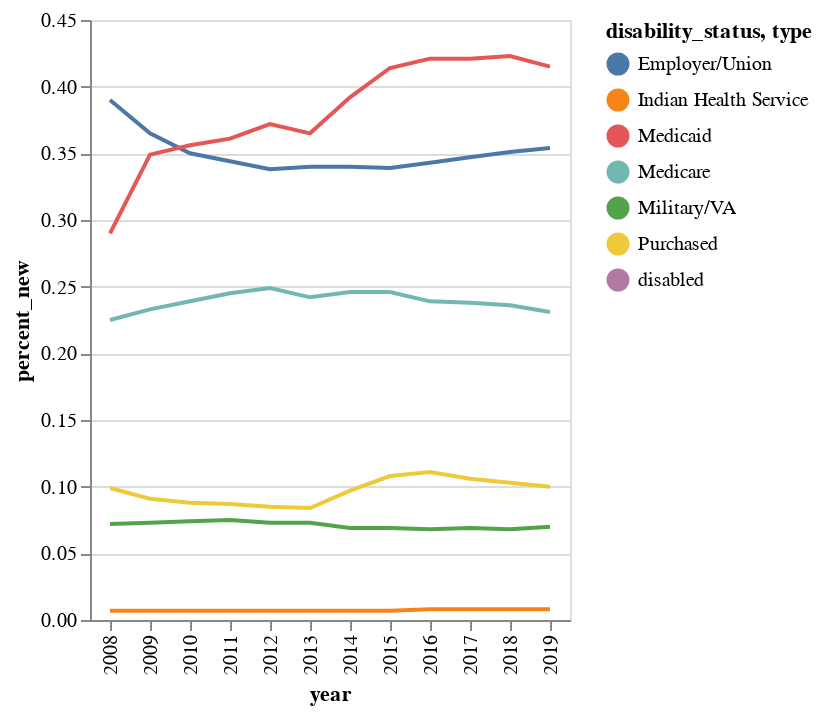

The code cell stored with this chart in its notebook:
### Code cell
#visualization 2

insured_lines = alt.Chart(disabled).mark_line().encode(
    x = alt.X('year:O'),
    y = alt.Y('percent_new:Q'), 
    color = alt.Color('type:N')
)

insured_points = alt.Chart(disabled).add_selection(
    nearest_val
).mark_point(
    filled = True, 
    size = 50
).encode(
    x = alt.X('year:O'), 
    y = alt.Y('percent_new:Q'), 
    opacity = opacity_condition, 
    color = alt.Color('disability_status:N')
)

insured_labels = alt.Chart(disabled).mark_text(
    fontSize = 12, 
    dx = 7, 
    dy = 10, 
).encode(
    x = alt.X('year:O'), 
    y = alt.Y('percent_new:Q'), 
    text = alt.Text('percent_new:Q', format = '.1%')
).transform_filter(nearest_val)

c2 = alt.layer(insured_points, insured_lines, insured_labels)
c2

### Figure 1 — Vega-Lite specification as saved in the notebook (floating-point values rounded to 4 significant figures)
{"config": {"view": {"continuousWidth": 400, "continuousHeight": 300}}, "layer": [{"mark": {"type": "point", "filled": true, "size": 50}, "encoding": {"color": {"field": "disability_status", "type": "nominal"}, "opacity": {"condition": {"value": 1.0, "selection": "selector002"}, "value": 0.0}, "x": {"field": "year", "type": "ordinal"}, "y": {"field": "percent_new", "type": "quantitative"}}, "selection": {"selector002": {"type": "single", "on": "mouseover", "nearest": true, "fields": ["year"], "empty": "none"}}}, {"mark": "line", "encoding": {"color": {"field": "type", "type": "nominal"}, "x": {"field": "year", "type": "ordinal"}, "y": {"field": "percent_new", "type": "quantitative"}}}, {"mark": {"type": "text", "dx": 7, "dy": 10, "fontSize": 12}, "encoding": {"text": {"field": "percent_new", "format": ".1%", "type": "quantitative"}, "x": {"field": "year", "type": "ordinal"}, "y": {"field": "percent_new", "type": "quantitative"}}, "transform": [{"filter": {"selection": "selector002"}}]}], "data": {"name": "data-a79097cb9ca9353e7df0343a2a2c5746"}, "$schema": "https://vega.github.io/schema/vega-lite/v4.17.0.json", "datasets": {"data-a79097cb9ca9353e7df0343a2a2c5746": [{"type": "Employer/Union", "Percent": "35", "MOE": "0.31", "Number": "6413300", "MOE.1": "69730", "Base Pop.": "18348600", "Sample Size": "182621", "disability_status": "disabled", "year": 2010, "percent_new": 0.35}, {"type": "Purchased", "Percent": "8.8", "MOE": "0.18", "Number": "1615900", "MOE.1": "35280", "Base Pop.": "18348600", "Sample Size": "182621", "disability_status": "disabled", "year": 2010, "percent_new": 0.088}, {"type": "Medicare", "Percent": "23.9", "MOE": "0.28", "Number": "4393100", "MOE.1": "57900", "Base Pop.": "18348600", "Sample Size": "182621", "disability_status": "disabled", "year": 2010, "percent_new": 0.239}, {"type": "Medicaid", "Percent": "35.6", "MOE": "0.31", "Number": "6529000", "MOE.1": "70340", "Base Pop.": "18348600", "Sample Size": "182621", "disability_status": "disabled", "year": 2010, "percent_new": 0.356}, {"type": "Military/VA", "Percent": "7.4", "MOE": "0.17", "Number": "1350300", "MOE.1": "32260", "Base Pop.": "18348600", "Sample Size": "182621", "disability_status": "disabled", "year": 2010, "percent_new": 0.074}, {"type": "Indian Health Service", "Percent": "0.7", "MOE": "3.29", "Number": "124400", "MOE.1": "9810", "Base Pop.": "18348600", "Sample Size": "182621", "disability_status": "disabled", "year": 2010, "percent_new": 0.007}, {"type": "Employer/Union", "Percent": "34.4", "MOE": "0.30", "Number": "6492400", "MOE.1": "70160", "Base Pop.": "18858600", "Sample Size": "198735", "disability_status": "disabled", "year": 2011, "percent_new": 0.344}, {"type": "Purchased", "Percent": "8.7", "MOE": "0.18", "Number": "1633100", "MOE.1": "35460", "Base Pop.": "18858600", "Sample Size": "198735", "disability_status": "disabled", "year": 2011, "percent_new": 0.087}, {"type": "Medicare", "Percent": "24.5", "MOE": "0.28", "Number": "4621800", "MOE.1": "59370", "Base Pop.": "18858600", "Sample Size": "198735", "disability_status": "disabled", "year": 2011, "percent_new": 0.245}, {"type": "Medicaid", "Percent": "36.1", "MOE": "0.31", "Number": "6813300", "MOE.1": "71830", "Base Pop.": "18858600", "Sample Size": "198735", "disability_status": "disabled", "year": 2011, "percent_new": 0.361}, {"type": "Military/VA", "Percent": "7.5", "MOE": "0.17", "Number": "1408200", "MOE.1": "32940", "Base Pop.": "18858600", "Sample Size": "198735", "disability_status": "disabled", "year": 2011, "percent_new": 0.075}, {"type": "Indian Health Service", "Percent": "0.7", "MOE": "3.29", "Number": "124000", "MOE.1": "9800", "Base Pop.": "18858600", "Sample Size": "198735", "disability_status": "disabled", "year": 2011, "percent_new": 0.007}, {"type": "Employer/Union", "Percent": "34.3", "MOE": "0.28", "Number": "6890100", "MOE.1": "68000", "Base Pop.": "20062500", "Sample Size": "198696", "disability_status": "disabled", "year": 2016, "percent_new": 0.343}, {"type": "Purchased", "Percent": "11.1", "MOE": "0.18", "Number": "2233800", "MOE.1": "39010", "Base Pop.": "20062500", "Sample Size": "198696", "disability_status": "disabled", "year": 2016, "percent_new": 0.111}, {"type": "Medicare", "Percent": "23.9", "MOE": "0.25", "Number": "4799700", "MOE.1": "56950", "Base Pop.": "20062500", "Sample Size": "198696", "disability_status": "disabled", "year": 2016, "percent_new": 0.239}, {"type": "Medicaid", "Percent": "42.1", "MOE": "0.29", "Number": "8441200", "MOE.1": "75090", "Base Pop.": "20062500", "Sample Size": "198696", "disability_status": "disabled", "year": 2016, "percent_new": 0.421}, {"type": "Military/VA", "Percent": "6.8", "MOE": "0.15", "Number": "1364800", "MOE.1": "30530", "Base Pop.": "20062500", "Sample Size": "198696", "disability_status": "disabled", "year": 2016, "percent_new": 0.068}, {"type": "Indian Health Service", "Percent": "0.8", "MOE": "3.29", "Number": "158500", "MOE.1": "10420", "Base Pop.": "20062500", "Sample Size": "198696", "disability_status": "disabled", "year": 2016, "percent_new": 0.008}, {"type": "Employer/Union", "Percent": "34.7", "MOE": "0.28", "Number": "6806200", "MOE.1": "67600", "Base Pop.": "19637200", "Sample Size": "195644", "disability_status": "disabled", "year": 2017, "percent_new": 0.347}, {"type": "Purchased", "Percent": "10.6", "MOE": "0.18", "Number": "2081900", "MOE.1": "37670", "Base Pop.": "19637200", "Sample Size": "195644", "disability_status": "disabled", "year": 2017, "percent_new": 0.106}, {"type": "Medicare", "Percent": "23.8", "MOE": "0.25", "Number": "4664900", "MOE.1": "56160", "Base Pop.": "19637200", "Sample Size": "195644", "disability_status": "disabled", "year": 2017, "percent_new": 0.238}, {"type": "Medicaid", "Percent": "42.1", "MOE": "0.29", "Number": "8266600", "MOE.1": "74330", "Base Pop.": "19637200", "Sample Size": "195644", "disability_status": "disabled", "year": 2017, "percent_new": 0.421}, {"type": "Military/VA", "Percent": "6.9", "MOE": "0.15", "Number": "1348700", "MOE.1": "30350", "Base Pop.": "19637200", "Sample Size": "195644", "disability_status": "disabled", "year": 2017, "percent_new": 0.069}, {"type": "Indian Health Service", "Percent": "0.8", "MOE": "3.29", "Number": "152900", "MOE.1": "10240", "Base Pop.": "19637200", "Sample Size": "195644", "disability_status": "disabled", "year": 2017, "percent_new": 0.008}, {"type": "Employer/Union", "Percent": "34", "MOE": "0.28", "Number": "6709900", "MOE.1": "67120", "Base Pop.": "19754700", "Sample Size": "200275", "disability_status": "disabled", "year": 2014, "percent_new": 0.34}, {"type": "Purchased", "Percent": "9.7", "MOE": "0.17", "Number": "1925700", "MOE.1": "36230", "Base Pop.": "19754700", "Sample Size": "200275", "disability_status": "disabled", "year": 2014, "percent_new": 0.097}, {"type": "Medicare", "Percent": "24.6", "MOE": "0.25", "Number": "4866100", "MOE.1": "57330", "Base Pop.": "19754700", "Sample Size": "200275", "disability_status": "disabled", "year": 2014, "percent_new": 0.246}, {"type": "Medicaid", "Percent": "39.2", "MOE": "0.29", "Number": "7747800", "MOE.1": "72000", "Base Pop.": "19754700", "Sample Size": "200275", "disability_status": "disabled", "year": 2014, "percent_new": 0.392}, {"type": "Military/VA", "Percent": "6.9", "MOE": "0.15", "Number": "1364700", "MOE.1": "30530", "Base Pop.": "19754700", "Sample Size": "200275", "disability_status": "disabled", "year": 2014, "percent_new": 0.069}, {"type": "Indian Health Service", "Percent": "0.7", "MOE": "3.29", "Number": "136100", "MOE.1": "9660", "Base Pop.": "19754700", "Sample Size": "200275", "disability_status": "disabled", "year": 2014, "percent_new": 0.007}, {"type": "Employer/Union", "Percent": "35.1", "MOE": "0.28", "Number": "6779400", "MOE.1": "67480", "Base Pop.": "19338800", "Sample Size": "191849", "disability_status": "disabled", "year": 2018, "percent_new": 0.351}, {"type": "Purchased", "Percent": "10.3", "MOE": "0.18", "Number": "1987800", "MOE.1": "36810", "Base Pop.": "19338800", "Sample Size": "191849", "disability_status": "disabled", "year": 2018, "percent_new": 0.103}, {"type": "Medicare", "Percent": "23.6", "MOE": "0.25", "Number": "4563300", "MOE.1": "55550", "Base Pop.": "19338800", "Sample Size": "191849", "disability_status": "disabled", "year": 2018, "percent_new": 0.236}, {"type": "Medicaid", "Percent": "42.3", "MOE": "0.29", "Number": "8182800", "MOE.1": "73970", "Base Pop.": "19338800", "Sample Size": "191849", "disability_status": "disabled", "year": 2018, "percent_new": 0.423}, {"type": "Military/VA", "Percent": "6.8", "MOE": "0.15", "Number": "1323100", "MOE.1": "30060", "Base Pop.": "19338800", "Sample Size": "191849", "disability_status": "disabled", "year": 2018, "percent_new": 0.068}, {"type": "Indian Health Service", "Percent": "0.8", "MOE": "3.29", "Number": "151100", "MOE.1": "10180", "Base Pop.": "19338800", "Sample Size": "191849", "disability_status": "disabled", "year": 2018, "percent_new": 0.008}, {"type": "Employer/Union", "Percent": "35.4", "MOE": "0.28", "Number": "6896000", "MOE.1": "68040", "Base Pop.": "19477300", "Sample Size": "193077", "disability_status": "disabled", "year": 2019, "percent_new": 0.354}, {"type": "Purchased", "Percent": "10", "MOE": "0.18", "Number": "1956600", "MOE.1": "36520", "Base Pop.": "19477300", "Sample Size": "193077", "disability_status": "disabled", "year": 2019, "percent_new": 0.1}, {"type": "Medicare", "Percent": "23.1", "MOE": "0.25", "Number": "4492400", "MOE.1": "55120", "Base Pop.": "19477300", "Sample Size": "193077", "disability_status": "disabled", "year": 2019, "percent_new": 0.231}, {"type": "Medicaid", "Percent": "41.5", "MOE": "0.29", "Number": "8086500", "MOE.1": "73550", "Base Pop.": "19477300", "Sample Size": "193077", "disability_status": "disabled", "year": 2019, "percent_new": 0.415}, {"type": "Military/VA", "Percent": "7", "MOE": "0.15", "Number": "1356700", "MOE.1": "30440", "Base Pop.": "19477300", "Sample Size": "193077", "disability_status": "disabled", "year": 2019, "percent_new": 0.07}, {"type": "Indian Health Service", "Percent": "0.8", "MOE": "3.29", "Number": "154900", "MOE.1": "10300", "Base Pop.": "19477300", "Sample Size": "193077", "disability_status": "disabled", "year": 2019, "percent_new": 0.008}, {"type": "Employer/Union", "Percent": "33.9", "MOE": "0.28", "Number": "6677800", "MOE.1": "66970", "Base Pop.": "19703800", "Sample Size": "198395", "disability_status": "disabled", "year": 2015, "percent_new": 0.339}, {"type": "Purchased", "Percent": "10.8", "MOE": "0.18", "Number": "2136000", "MOE.1": "38150", "Base Pop.": "19703800", "Sample Size": "198395", "disability_status": "disabled", "year": 2015, "percent_new": 0.108}, {"type": "Medicare", "Percent": "24.6", "MOE": "0.25", "Number": "4855000", "MOE.1": "57270", "Base Pop.": "19703800", "Sample Size": "198395", "disability_status": "disabled", "year": 2015, "percent_new": 0.246}, {"type": "Medicaid", "Percent": "41.4", "MOE": "0.29", "Number": "8161100", "MOE.1": "73860", "Base Pop.": "19703800", "Sample Size": "198395", "disability_status": "disabled", "year": 2015, "percent_new": 0.414}, {"type": "Military/VA", "Percent": "6.9", "MOE": "0.15", "Number": "1364300", "MOE.1": "30520", "Base Pop.": "19703800", "Sample Size": "198395", "disability_status": "disabled", "year": 2015, "percent_new": 0.069}, {"type": "Indian Health Service", "Percent": "0.7", "MOE": "3.29", "Number": "145200", "MOE.1": "9980", "Base Pop.": "19703800", "Sample Size": "198395", "disability_status": "disabled", "year": 2015, "percent_new": 0.007}, {"type": "Employer/Union", "Percent": "39", "MOE": "0.34", "Number": "7139800", "MOE.1": "77790", "Base Pop.": "18312900", "Sample Size": "178808", "disability_status": "disabled", "year": 2008, "percent_new": 0.39}, {"type": "Purchased", "Percent": "9.9", "MOE": "0.21", "Number": "1810800", "MOE.1": "39530", "Base Pop.": "18312900", "Sample Size": "178808", "disability_status": "disabled", "year": 2008, "percent_new": 0.099}, {"type": "Medicare", "Percent": "22.5", "MOE": "0.29", "Number": "4128200", "MOE.1": "59450", "Base Pop.": "18312900", "Sample Size": "178808", "disability_status": "disabled", "year": 2008, "percent_new": 0.225}, {"type": "Medicaid", "Percent": "29", "MOE": "0.31", "Number": "5319700", "MOE.1": "67350", "Base Pop.": "18312900", "Sample Size": "178808", "disability_status": "disabled", "year": 2008, "percent_new": 0.29}, {"type": "Military/VA", "Percent": "7.2", "MOE": "0.18", "Number": "1317400", "MOE.1": "33740", "Base Pop.": "18312900", "Sample Size": "178808", "disability_status": "disabled", "year": 2008, "percent_new": 0.072}, {"type": "Indian Health Service", "Percent": "0.7", "MOE": "3.29", "Number": "134400", "MOE.1": "10800", "Base Pop.": "18312900", "Sample Size": "178808", "disability_status": "disabled", "year": 2008, "percent_new": 0.007}, {"type": "Employer/Union", "Percent": "33.8", "MOE": "0.29", "Number": "6376500", "MOE.1": "65450", "Base Pop.": "18890100", "Sample Size": "194574", "disability_status": "disabled", "year": 2012, "percent_new": 0.338}, {"type": "Purchased", "Percent": "8.5", "MOE": "0.17", "Number": "1608600", "MOE.1": "33130", "Base Pop.": "18890100", "Sample Size": "194574", "disability_status": "disabled", "year": 2012, "percent_new": 0.085}, {"type": "Medicare", "Percent": "24.9", "MOE": "0.26", "Number": "4703900", "MOE.1": "56370", "Base Pop.": "18890100", "Sample Size": "194574", "disability_status": "disabled", "year": 2012, "percent_new": 0.249}, {"type": "Medicaid", "Percent": "37.2", "MOE": "0.29", "Number": "7026100", "MOE.1": "68630", "Base Pop.": "18890100", "Sample Size": "194574", "disability_status": "disabled", "year": 2012, "percent_new": 0.372}, {"type": "Military/VA", "Percent": "7.3", "MOE": "0.16", "Number": "1383900", "MOE.1": "30740", "Base Pop.": "18890100", "Sample Size": "194574", "disability_status": "disabled", "year": 2012, "percent_new": 0.073}, {"type": "Indian Health Service", "Percent": "0.7", "MOE": "3.29", "Number": "131000", "MOE.1": "9470", "Base Pop.": "18890100", "Sample Size": "194574", "disability_status": "disabled", "year": 2012, "percent_new": 0.007}, {"type": "Employer/Union", "Percent": "34", "MOE": "0.28", "Number": "6669900", "MOE.1": "66920", "Base Pop.": "19618200", "Sample Size": "199997", "disability_status": "disabled", "year": 2013, "percent_new": 0.34}, {"type": "Purchased", "Percent": "8.4", "MOE": "0.16", "Number": "1657200", "MOE.1": "33620", "Base Pop.": "19618200", "Sample Size": "199997", "disability_status": "disabled", "year": 2013, "percent_new": 0.084}, {"type": "Medicare", "Percent": "24.2", "MOE": "0.25", "Number": "4755500", "MOE.1": "56680", "Base Pop.": "19618200", "Sample Size": "199997", "disability_status": "disabled", "year": 2013, "percent_new": 0.242}, {"type": "Medicaid", "Percent": "36.5", "MOE": "0.28", "Number": "7154700", "MOE.1": "69250", "Base Pop.": "19618200", "Sample Size": "199997", "disability_status": "disabled", "year": 2013, "percent_new": 0.365}, {"type": "Military/VA", "Percent": "7.3", "MOE": "0.15", "Number": "1424600", "MOE.1": "31190", "Base Pop.": "19618200", "Sample Size": "199997", "disability_status": "disabled", "year": 2013, "percent_new": 0.073}, {"type": "Indian Health Service", "Percent": "0.7", "MOE": "3.29", "Number": "141700", "MOE.1": "9860", "Base Pop.": "19618200", "Sample Size": "199997", "disability_status": "disabled", "year": 2013, "percent_new": 0.007}, {"type": "Employer/Union", "Percent": "36.5", "MOE": "0.24", "Number": "6701400", "MOE.1": "54480", "Base Pop.": "18382600", "Sample Size": "181131", "disability_status": "disabled", "year": 2009, "percent_new": 0.365}, {"type": "Purchased", "Percent": "9.1", "MOE": "0.14", "Number": "1669300", "MOE.1": "27420", "Base Pop.": "18382600", "Sample Size": "181131", "disability_status": "disabled", "year": 2009, "percent_new": 0.091}, {"type": "Medicare", "Percent": "23.3", "MOE": "0.21", "Number": "4279500", "MOE.1": "43710", "Base Pop.": "18382600", "Sample Size": "181131", "disability_status": "disabled", "year": 2009, "percent_new": 0.233}, {"type": "Medicaid", "Percent": "34.9", "MOE": "0.24", "Number": "6413800", "MOE.1": "53320", "Base Pop.": "18382600", "Sample Size": "181131", "disability_status": "disabled", "year": 2009, "percent_new": 0.349}, {"type": "Military/VA", "Percent": "7.3", "MOE": "0.13", "Number": "1351000", "MOE.1": "24680", "Base Pop.": "18382600", "Sample Size": "181131", "disability_status": "disabled", "year": 2009, "percent_new": 0.073}, {"type": "Indian Health Service", "Percent": "0.7", "MOE": "3.29", "Number": "126900", "MOE.1": "7580", "Base Pop.": "18382600", "Sample Size": "181131", "disability_status": "disabled", "year": 2009, "percent_new": 0.007}]}}
